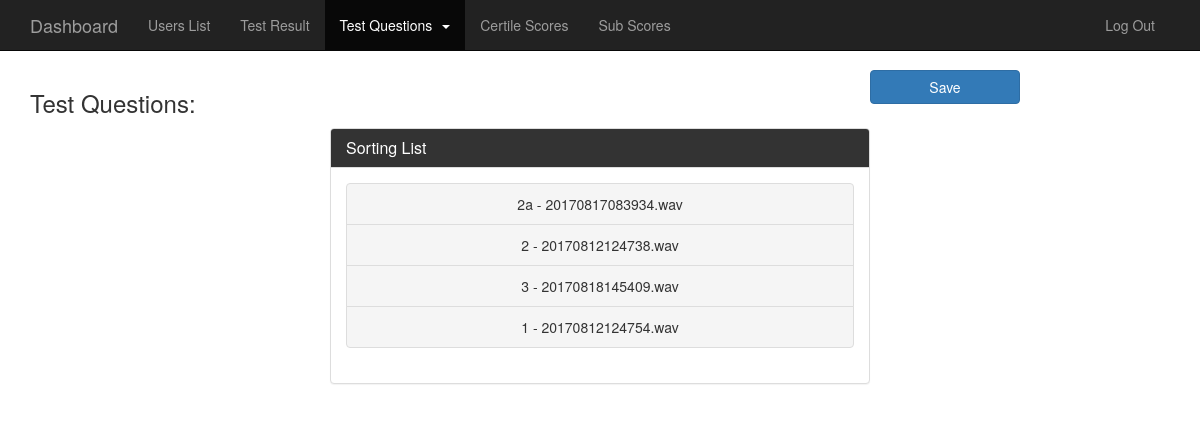
The app's page /index.php/uploadquestions/display_questions_order, older data.
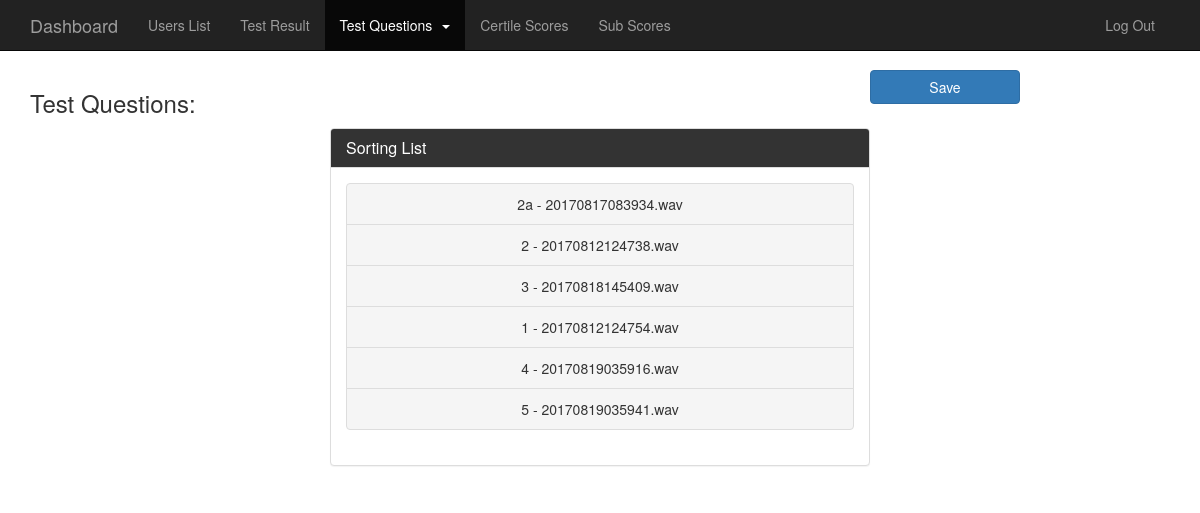
The same page, newer data.
### tables this page shows
CREATE TABLE IF NOT EXISTS `pitch_questions` (
  `id` int(11) NOT NULL AUTO_INCREMENT,
  `questioncode` varchar(15) NOT NULL,
  `serial_number` varchar(15) NOT NULL,
  `questionname` varchar(100) DEFAULT NULL,
  `questiondesc` varchar(255) DEFAULT NULL,
  `questiontype` varchar(8) NOT NULL,
  `audiopath` varchar(255) NOT NULL,
  `audiofilename` varchar(100) NOT NULL,
  `answer` int(2) NOT NULL,
  `active` tinyint(1) DEFAULT '1',
  `addeddate` datetime DEFAULT NULL,
  `includeinscoring` tinyint(1) DEFAULT '1',
  `show_or_hide` tinyint(1) NOT NULL DEFAULT '1',
  PRIMARY KEY (`id`),
  UNIQUE KEY `questioncode` (`questioncode`)
);

### application/controllers/UploadQuestions.php (called while the page is built, shortened)
<?php
class Uploadquestions extends CI_Controller {
	function display_questions_order()
	{
		$this->load->model('adminmodel');
		$arrData['questions'] = $this->adminmodel->fetch_questions();
		if(isset($arrData['questions']['order'])) {
			$result = $arrData['questions'];
			$test_order = $result['order']['test'];
			$test_order_count = count($test_order);
			$test = array();
			for($i=0; $i<$test_order_count; $i++)
			{
				$id = $test_order[$i];
				foreach($result['test'] as $row)
				{
					if($row['id'] == $id)
					{
						array_push($test, $row);
					}
				}
			}
			$arrData['questions']['test'] = $test;
			$this->load->view('display_questions_order',$arrData);
		} else {
			$this->load->view('display_questions_order', $arrData);
		}
	}
}

### index.php (called while the page is built, shortened)
<?php
require_once BASEPATH.'core/CodeIgniter.php';

### application/models/AdminModel.php (called while the page is built, shortened)
<?php
class Adminmodel extends CI_Model
{
	function fetch_questions()
	{
		$sql = 'SELECT * FROM pitch_questions_order WHERE type="questions"';
		$result = $this->db->query($sql);
		if($result->num_rows() > 0)
		{
			$row = $result->row();
			$obj = unserialize($row->question_order);
			$array['order'] = $obj;
		}
		$query = 'SELECT id,serial_number,audiofilename FROM pitch_questions WHERE questiontype="test" and active = 1';
		$testQuery = $this->db->query($query);
		$array['test'] = $testQuery->result_array();
		return $array;
	}
}
?>

### application/views/display_questions_order.php (the view, shortened to what this page needs)
<?php include 'admin_header.php'; ?>
			<nav class="navbar navbar-inverse navbar-fixed-top">
				<div class="uploadQuestionspage container">
					<div class="navbar-header">
					  <a class="navbar-brand" href="#">Dashboard</a>
					</div>
					<div id="navbar" class="navbar-collapse collapse">
						<ul class="nav navbar-nav" style="float:none;">
							<li><a href="<?=base_url();?>userslist">Users List</a></li>
							<li><a href="<?=base_url();?>usertestresult">Test Result</a></li>
							<li class="dropdown active">
								<a href="#" class="dropdown-toggle" data-toggle="dropdown" role="button" aria-haspopup="true" aria-expanded="false">Test Questions<span class="caret" style="margin-left:10px;"></span></a>
							</li>
							<li><a href="<?=base_url();?>certilescores">Certile Scores</a></li>
							<li><a href="<?=base_url();?>subscores">Sub Scores</a></li>
							<li class="pull-right"><a href="<?=base_url();?>admindashboard/logout">Log Out</a></li>
						</ul>
					</div>
			  </div>
			</nav>
			<div class="saveBtn">
				<a id="saveQuestionOrder" class="btn btn-primary pull-right col-md-1 col-sm-1" style="width:150px; min-width:inherit; margin:0px 15% 2% 0px;">Save</a>
			</div>
			<section class="adminDashboardView">
				<div class="DisplayQuestionsOrder container">
					<h3>Test Questions:</h3>
					<div class="container-fluid">
						<div class="row">
							<div class="col-md-6 col-md-offset-3">
								<div class="panel panel-default">
									<div class="panel-heading">
										<h1 class="panel-title">Sorting List</h1>
									</div>
									<div id="container1" class="panel-body box-container">
										<ul id="testSortable" class="list-group">
											<?php
												foreach($questions['test'] as $row)
												{
											?>
												<li class="list-group-item" id="<?=$row['id'];?>"><?=$row['serial_number'];?> - <?=$row['audiofilename'];?></li>
											<?php
												}
											?>
										</ul>
									</div>
								</div>
							</div>
						</div>
					</div>
				</div>
			</section>
<?php include 'admin_footer.php'; ?>

Row changes from the older to the newer data that the page shows:
added pitch_questions: serial_number "4", audiofilename "20170819035916.wav"
added pitch_questions: serial_number "5", audiofilename "20170819035941.wav"
